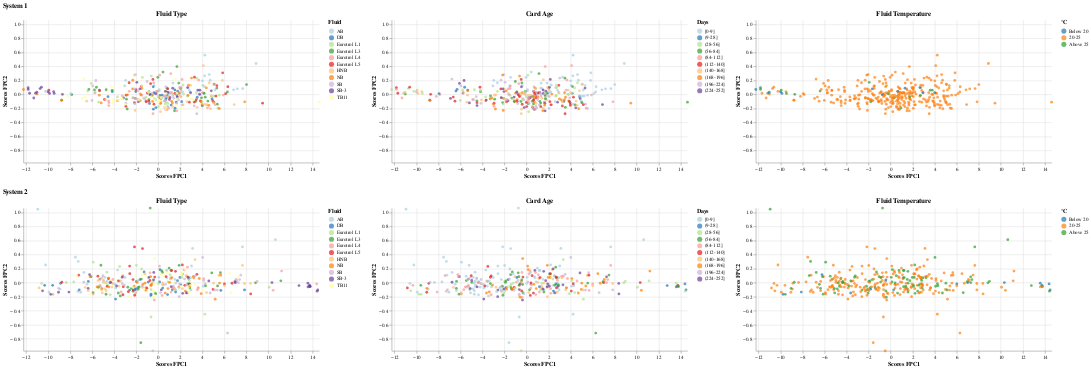

Notebook cell for this chart:
### Code cell
create_pc_scores_plots(pc_scores_s1_B_cal_window, pc_scores_s2_B_cal_window, B1_cal_window_combine_balanced, B2_cal_window_combine_balanced,features="FluidType")

### Figure 1 — Vega-Lite specification as saved in the notebook (floating-point values rounded to 4 significant figures; data arrays with more than 128 entries replaced by an {"elided": "..."} marker saying what was removed)
{"config": {"view": {"continuousWidth": 300, "continuousHeight": 300, "stroke": null}}, "vconcat": [{"hconcat": [{"mark": {"type": "circle"}, "encoding": {"color": {"field": "FluidType", "scale": {"scheme": "paired"}, "title": "Fluid", "type": "nominal"}, "tooltip": [{"field": "TestID", "type": "quantitative"}, {"field": "PC1_Scores", "type": "quantitative"}, {"field": "PC2_Scores", "type": "quantitative"}, {"field": "FluidType", "title": "Fluid Type", "type": "nominal"}], "x": {"field": "PC1_Scores", "scale": {"domain": [-12.25, 14.61]}, "title": "Scores FPC1", "type": "quantitative"}, "y": {"field": "PC2_Scores", "scale": {"domain": [-0.9717, 1.064]}, "title": "Scores FPC2", "type": "quantitative"}}, "height": 280, "title": "Fluid Type", "width": 580}, {"mark": {"type": "circle"}, "encoding": {"color": {"field": "CardAgeBin", "scale": {"scheme": "paired"}, "sort": ["[0-9]", "(9-28]", "(28-56]", "(56-84]", "(84-112]", "(112-140]", "(140-168]", "(168-196]", "(196-224]", "(224-252]"], "title": "Days", "type": "ordinal"}, "tooltip": [{"field": "TestID", "type": "quantitative"}, {"field": "PC1_Scores", "type": "quantitative"}, {"field": "PC2_Scores", "type": "quantitative"}, {"field": "CardAgeBin", "title": "Card Age", "type": "ordinal"}], "x": {"field": "PC1_Scores", "scale": {"domain": [-12.25, 14.61]}, "title": "Scores FPC1", "type": "quantitative"}, "y": {"field": "PC2_Scores", "scale": {"domain": [-0.9717, 1.064]}, "title": "Scores FPC2", "type": "quantitative"}}, "height": 280, "title": "Card Age", "width": 580}, {"mark": {"type": "circle"}, "encoding": {"color": {"field": "FluidTempBin", "scale": {"scheme": "category10"}, "sort": ["Below 20", "20-25", "Above 25"], "title": "°C", "type": "ordinal"}, "tooltip": [{"field": "TestID", "type": "quantitative"}, {"field": "PC1_Scores", "type": "quantitative"}, {"field": "PC2_Scores", "type": "quantitative"}, {"field": "FluidTempBin", "title": "Fluid Temperature", "type": "ordinal"}], "x": {"field": "PC1_Scores", "scale": {"domain": [-12.25, 14.61]}, "title": "Scores FPC1", "type": "quantitative"}, "y": {"field": "PC2_Scores", "scale": {"domain": [-0.9717, 1.064]}, "title": "Scores FPC2", "type": "quantitative"}}, "height": 280, "title": "Fluid Temperature", "width": 580}], "data": {"name": "data-08343442035c154df2c562f5af1adaea"}, "resolve": {"scale": {"color": "independent"}}, "title": "System 1"}, {"hconcat": [{"mark": {"type": "circle"}, "encoding": {"color": {"field": "FluidType", "scale": {"scheme": "paired"}, "title": "Fluid", "type": "nominal"}, "tooltip": [{"field": "TestID", "type": "quantitative"}, {"field": "PC1_Scores", "type": "quantitative"}, {"field": "PC2_Scores", "type": "quantitative"}, {"field": "FluidType", "title": "Fluid Type", "type": "nominal"}], "x": {"field": "PC1_Scores", "scale": {"domain": [-12.25, 14.61]}, "title": "Scores FPC1", "type": "quantitative"}, "y": {"field": "PC2_Scores", "scale": {"domain": [-0.9717, 1.064]}, "title": "Scores FPC2", "type": "quantitative"}}, "height": 280, "title": "Fluid Type", "width": 580}, {"mark": {"type": "circle"}, "encoding": {"color": {"field": "CardAgeBin", "scale": {"scheme": "paired"}, "sort": ["[0-9]", "(9-28]", "(28-56]", "(56-84]", "(84-112]", "(112-140]", "(140-168]", "(168-196]", "(196-224]", "(224-252]"], "title": "Days", "type": "ordinal"}, "tooltip": [{"field": "TestID", "type": "quantitative"}, {"field": "PC1_Scores", "type": "quantitative"}, {"field": "PC2_Scores", "type": "quantitative"}, {"field": "CardAgeBin", "title": "Card Age", "type": "ordinal"}], "x": {"field": "PC1_Scores", "scale": {"domain": [-12.25, 14.61]}, "title": "Scores FPC1", "type": "quantitative"}, "y": {"field": "PC2_Scores", "scale": {"domain": [-0.9717, 1.064]}, "title": "Scores FPC2", "type": "quantitative"}}, "height": 280, "title": "Card Age", "width": 580}, {"mark": {"type": "circle"}, "encoding": {"color": {"field": "FluidTempBin", "scale": {"scheme": "category10"}, "sort": ["Below 20", "20-25", "Above 25"], "title": "°C", "type": "ordinal"}, "tooltip": [{"field": "TestID", "type": "quantitative"}, {"field": "PC1_Scores", "type": "quantitative"}, {"field": "PC2_Scores", "type": "quantitative"}, {"field": "FluidTempBin", "title": "Fluid Temperature", "type": "ordinal"}], "x": {"field": "PC1_Scores", "scale": {"domain": [-12.25, 14.61]}, "title": "Scores FPC1", "type": "quantitative"}, "y": {"field": "PC2_Scores", "scale": {"domain": [-0.9717, 1.064]}, "title": "Scores FPC2", "type": "quantitative"}}, "height": 280, "title": "Fluid Temperature", "width": 580}], "data": {"name": "data-2f7df519b4665c0191d81205c07591fc"}, "resolve": {"scale": {"color": "independent"}}, "title": "System 2"}], "$schema": "https://vega.github.io/schema/vega-lite/v5.8.0.json", "datasets": {"data-08343442035c154df2c562f5af1adaea": {"elided": "330 records"}, "data-2f7df519b4665c0191d81205c07591fc": {"elided": "330 records"}}}
